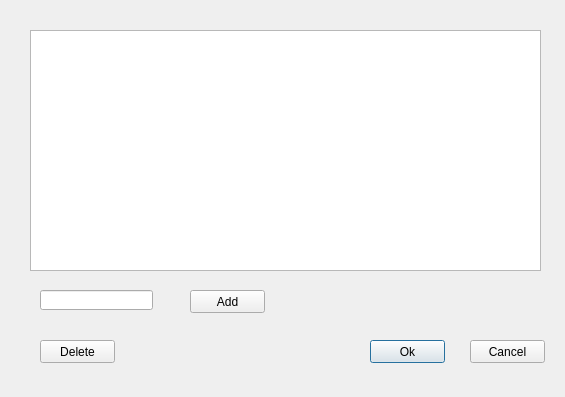
<?xml version="1.0" encoding="UTF-8"?>
<ui version="4.0">
 <class>Attribute</class>
 <widget class="QDialog" name="Attribute">
  <property name="geometry">
   <rect>
    <x>0</x>
    <y>0</y>
    <width>565</width>
    <height>397</height>
   </rect>
  </property>
  <property name="windowTitle">
   <string>Dialog</string>
  </property>
  <widget class="QPushButton" name="saveButton">
   <property name="geometry">
    <rect>
     <x>370</x>
     <y>340</y>
     <width>75</width>
     <height>23</height>
    </rect>
   </property>
   <property name="text">
    <string>Ok</string>
   </property>
  </widget>
  <widget class="QPushButton" name="pushButton_2">
   <property name="geometry">
    <rect>
     <x>470</x>
     <y>340</y>
     <width>75</width>
     <height>23</height>
    </rect>
   </property>
   <property name="text">
    <string>Cancel</string>
   </property>
  </widget>
  <widget class="QListWidget" name="listWidget">
   <property name="geometry">
    <rect>
     <x>30</x>
     <y>30</y>
     <width>511</width>
     <height>241</height>
    </rect>
   </property>
  </widget>
  <widget class="QLineEdit" name="lineEdit">
   <property name="geometry">
    <rect>
     <x>40</x>
     <y>290</y>
     <width>113</width>
     <height>20</height>
    </rect>
   </property>
  </widget>
  <widget class="QPushButton" name="addAttrButton">
   <property name="geometry">
    <rect>
     <x>190</x>
     <y>290</y>
     <width>75</width>
     <height>23</height>
    </rect>
   </property>
   <property name="text">
    <string>Add</string>
   </property>
  </widget>
  <widget class="QPushButton" name="delAttrButton">
   <property name="geometry">
    <rect>
     <x>40</x>
     <y>340</y>
     <width>75</width>
     <height>23</height>
    </rect>
   </property>
   <property name="text">
    <string>Delete</string>
   </property>
  </widget>
 </widget>
 <resources/>
 <connections/>
</ui>
